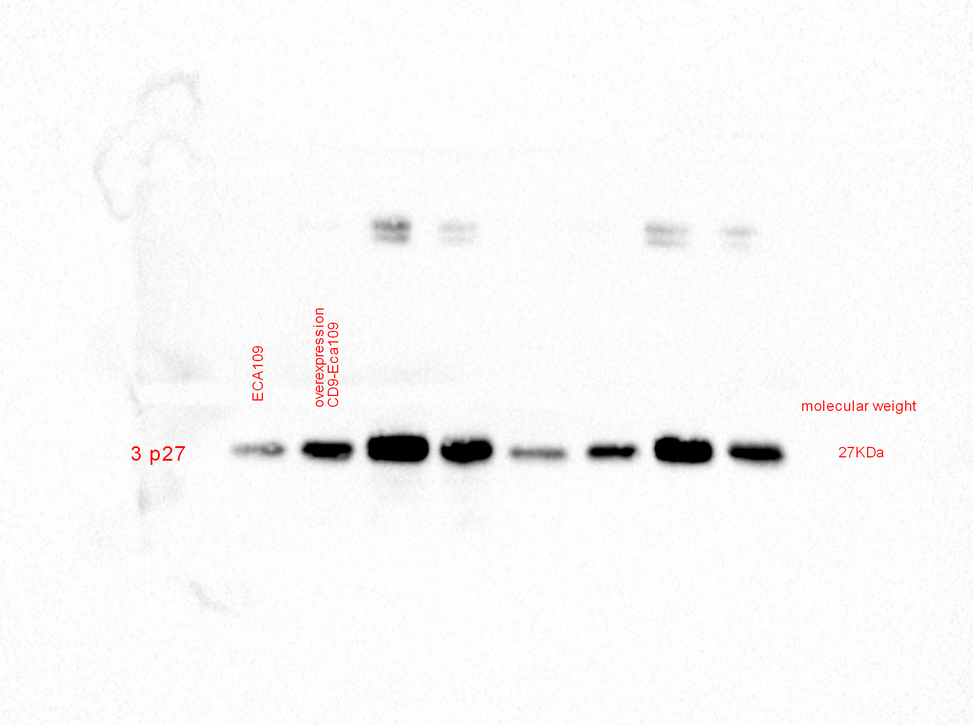
#> input picture Proof of Concept/images_separated/ECA.png, 973 x 725 px, shrunk from 2598 x 1937 before the run, found by its file name; its folder holds only this picture in this run
$ jupyter execute 'create fake image - swap two bands (atm, min and max).ipynb'
#> lines starting #> are read from the running program, lines starting #| are printed output that depends on the picture; after the words box and inside, x2 and y2 are one past the last pixel; in counts of white or black regions, pixels touching at a corner belong together
[cell 1]
# referenced https://stackoverflow.com/questions/70999910/how-to-detect-a-rectangle-block-from-an-image-and-change-it-to-white-color
from PIL import Image, ImageEnhance
import numpy as np
import matplotlib.pyplot as plt
import cv2

[cell 2]
# file input, e.g. SCC25DDP_BMI1.jpg
old_file_path = input("File path: ")
#> the answer given: images_separated/ECA.png
old_image = cv2.imread("images_separated/" + old_file_path)
#> old_image is the input picture: shape (725, 973, 3); mean B, G, R 248.2, 248.2, 248.7


# convert from CV2 BGR to PIL RGB
pil_image = Image.fromarray(cv2.cvtColor(old_image, cv2.COLOR_BGR2RGB))

# enhance brightness of pil image
pil_image = ImageEnhance.Brightness(pil_image).enhance(1.2)

# enhance contrast of pil image
pil_image = ImageEnhance.Contrast(pil_image).enhance(1.5)

# convert from PIL RGB CV2 BGR
cv_image = np.array(pil_image)


# convert to grayscale
gray = cv2.cvtColor(cv_image, cv2.COLOR_BGR2GRAY)

# threshold 245
thresh = cv2.threshold(gray, 250, 255, cv2.THRESH_BINARY)[1]
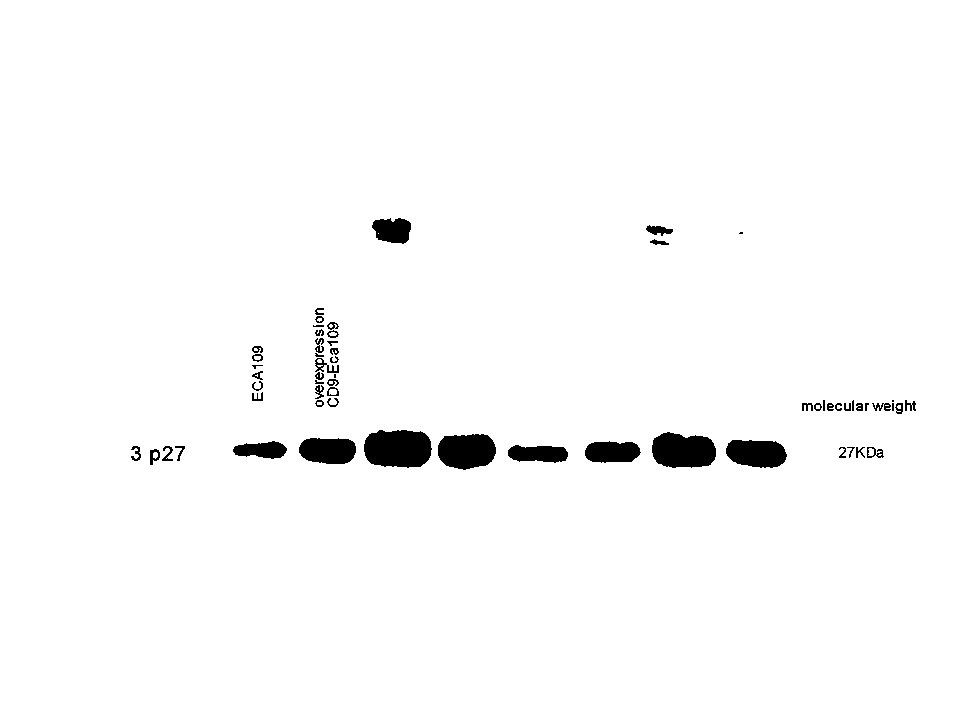
#> thresh: shape (725, 973); 98% white; 60 black regions (5 under 20 px), largest, box (x1, y1, x2, y2) and area: (364, 430, 432, 468) 2170, (652, 432, 716, 468) 1855, (438, 434, 496, 470) 1688

# invert
thresh = 255 - thresh
#> thresh: shape (725, 973); 2% white; 60 white regions (5 under 20 px)

[cell 3]
# identify two columns to switch

# get largest external contour
contours = cv2.findContours(thresh, cv2.RETR_EXTERNAL, cv2.CHAIN_APPROX_SIMPLE)
#> contours = 60 contours, 20 with area under 20; largest, box (x1, y1, x2, y2) and area: (364, 430, 432, 468) 2086, (652, 432, 716, 468) 1775, (438, 434, 496, 470) 1616, (726, 440, 787, 468) 1310, (299, 438, 356, 464) 1184
contours = contours[0] if len(contours) == 2 else contours[1]
contour_1 = max(contours, key=cv2.contourArea)
#> contour_1 = contour of 76 points, box (x1, y1, x2, y2) (364, 430, 432, 468), area 2086
contour_2 = min(contours, key=cv2.contourArea)
#> contour_2 = [[892, 400], [892, 401], [893, 401], [893, 400]]

# identify the bounding box of two contours to switch positions of
x0, y0, w0, h0 = cv2.boundingRect(contour_1);
#> x0 = 364; y0 = 430; w0 = 68; h0 = 38
x1, y1, w1, h1 = cv2.boundingRect(contour_2);
#> x1 = 892; y1 = 400; w1 = 2; h1 = 2

if w0 > w1:
    w1 = w0
#> w1 = 68
else:
    w0 = w1

if h0 > h1:
    h1 = h0
#> h1 = 38
else:
    h0 = h1

[cell 4]
# swap the two columns in a new image
new_image = cv_image.copy()
new_image[y0: y0 + h0, x0: x0 + w0] = cv_image[y1: y1 + h1, x1: x1 + w1]
new_image[y1: y1 + h1, x1: x1 + w1] = cv_image[y0: y0 + h0, x0: x0 + w0]
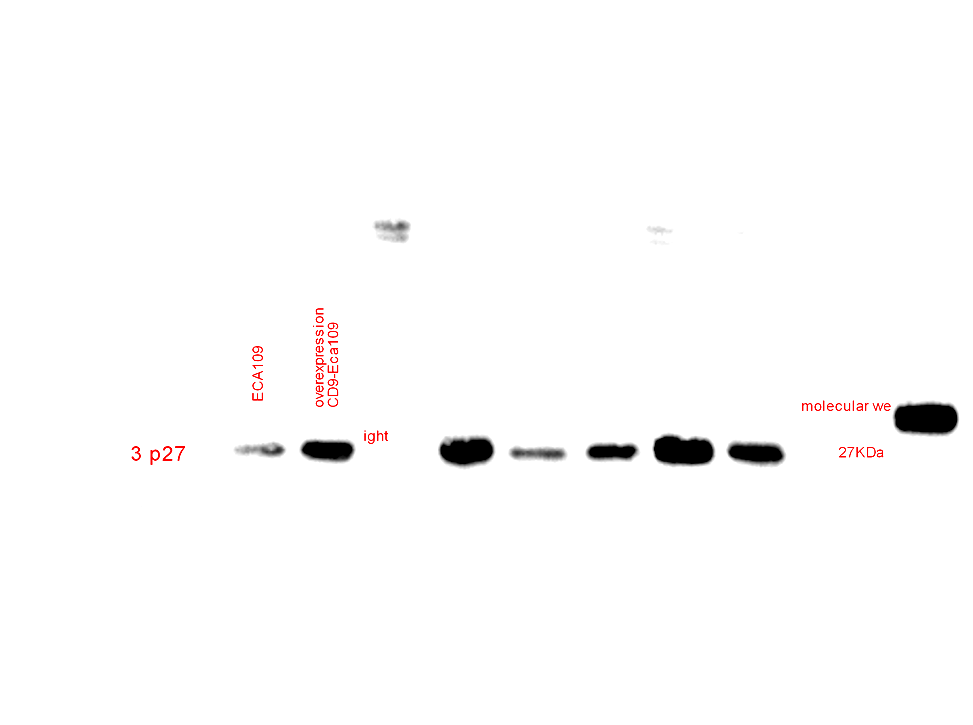
#> new_image: shape (725, 973, 3); mean R, G, B 252.2, 251.7, 251.7

# save resulting image
cv2.imwrite('images_manipulated/' + old_file_path, new_image)
#> Out = True

# show thresh and result
# cv2.imshow('images_manipulated/' + old_file_path, new_image)
# cv2.waitKey(0)
# cv2.destroyAllWindows()
